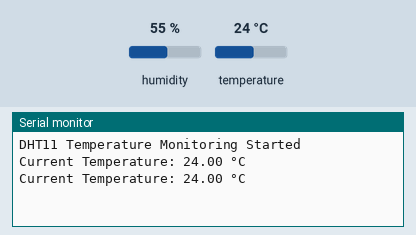
Simulated run of this sketch. Board: Arduino Uno, built with avr-gcc and run on an emulated ATmega328P. On the bench: the last lines printed to the serial monitor. Inputs (shaded band) come from the test bench; at power-on: temperature 24 °C, humidity 55 %.

Above: at 2.8 s.
2.9 s: temperature set to 29.2 °C
At 5.2 s:
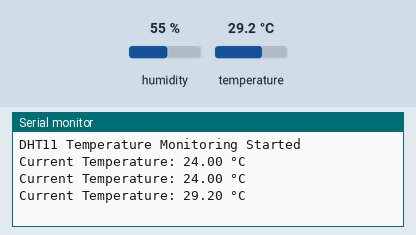
5.6 s: temperature set to 30.7 °C
At 7.2 s:
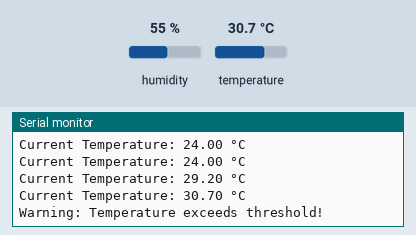
Timing chart, 0 to 8.7 s (numbered marks = the images above; inputs shaded):
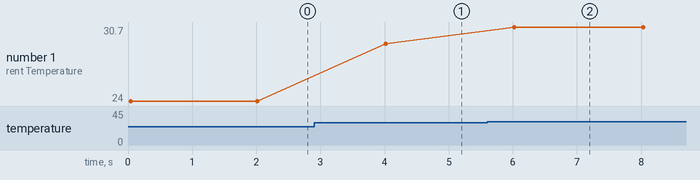

The sketch:

sketch.ino
```cpp
#include <DHT.h>

// DHT11 sensor pin and type definition
#define DHTPIN 2         // DHT11 data pin connected to Arduino pin 2
#define DHTTYPE DHT22    // Define DHT type as DHT11
DHT dht(DHTPIN, DHTTYPE);

// Temperature threshold
const float temperatureThreshold = 30.0;  // Temperature threshold in Celsius

void setup() {
  Serial.begin(9600);        // Initialize Serial Monitor
  dht.begin();               // Start DHT sensor
  Serial.println("DHT11 Temperature Monitoring Started");
}

void loop() {
  // Read temperature in Celsius
  float temperature = dht.readTemperature();

  // Check if the reading failed
  if (isnan(temperature)) {
    Serial.println("Failed to read from DHT sensor!");
    return;
  }

  // Display temperature on Serial Monitor
  Serial.print("Current Temperature: ");
  Serial.print(temperature);
  Serial.println(" °C");

  // Check if temperature exceeds the threshold
  if (temperature > temperatureThreshold) {
    Serial.println("Warning: Temperature exceeds threshold!");
  }

  delay(2000);  // Wait 2 seconds before taking another reading
}
```

Measured:
- the behaviour switches between 30 and 30.1 °C on temperature (found by bisection; images 1 and 2)
- after the input at 2.9 s, the serial monitor: prints a new line after 1.1 s (image 1)
- after the input at 5.6 s, the serial monitor: prints a new line after 0.42 s (image 2)
- plotted number 1: 24 → 29.2 after the input at 2.9 s, 29.2 → 30.7 after the input at 5.6 s
